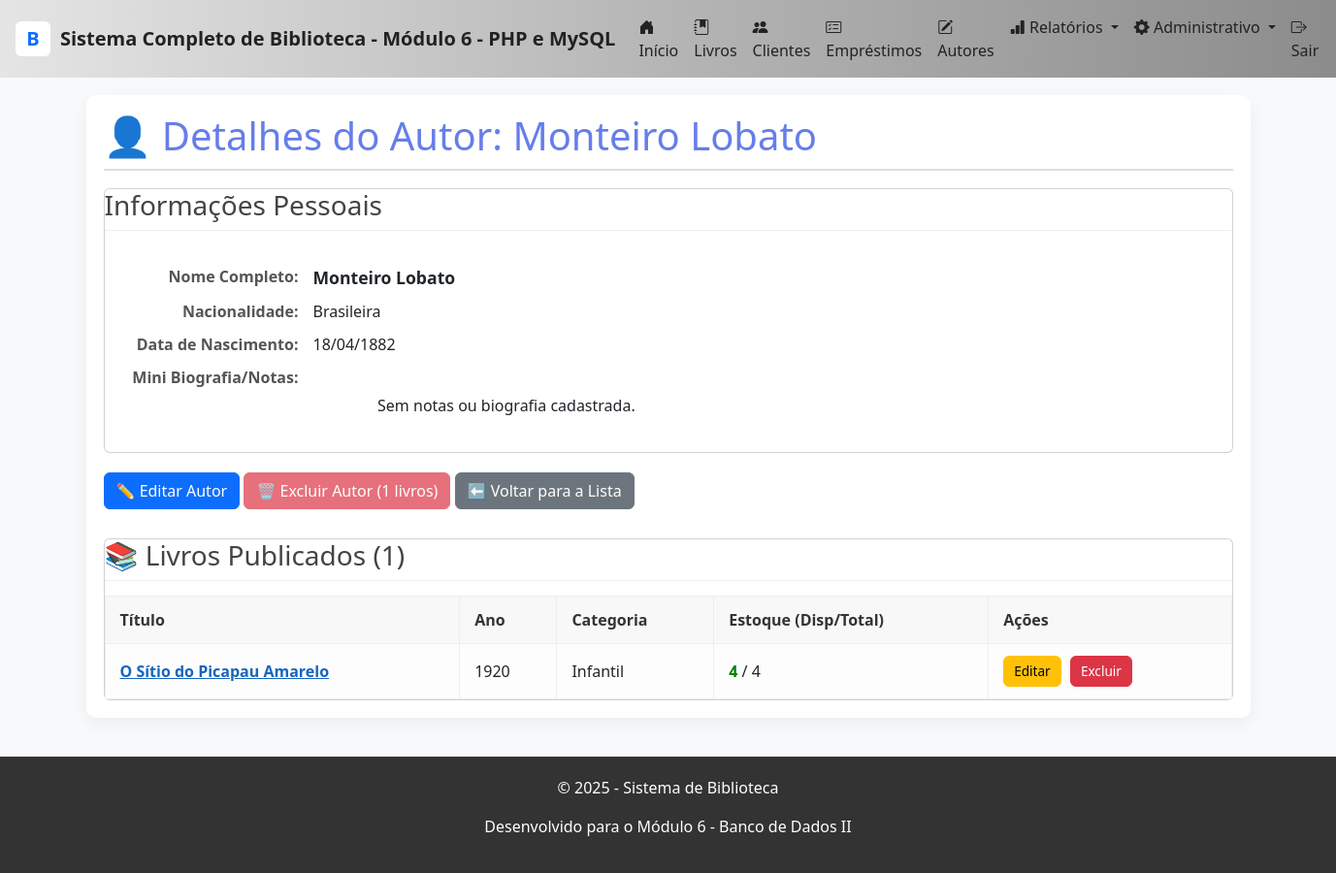
Screenshot of /autor_detalhes.php?id=10 with the database file from the repository.
### tables this page shows
CREATE TABLE `autores` (
  `id` int NOT NULL AUTO_INCREMENT,
  `nome` varchar(150) NOT NULL,
  `nacionalidade` varchar(50) DEFAULT NULL,
  `data_nascimento` date DEFAULT NULL,
  `biografia` text,
  `created_at` timestamp NOT NULL DEFAULT CURRENT_TIMESTAMP,
  `updated_at` timestamp NOT NULL DEFAULT CURRENT_TIMESTAMP ON UPDATE CURRENT_TIMESTAMP,
  PRIMARY KEY (`id`)
);

CREATE TABLE `livros` (
  `id` int NOT NULL AUTO_INCREMENT,
  `titulo` varchar(200) NOT NULL,
  `autor_id` int NOT NULL,
  `isbn` varchar(20) DEFAULT NULL,
  `ano_publicacao` year DEFAULT NULL,
  `editora` varchar(100) DEFAULT NULL,
  `numero_paginas` int DEFAULT NULL,
  `quantidade_total` int DEFAULT '1',
  `quantidade_disponivel` int DEFAULT '1',
  `categoria` varchar(50) DEFAULT NULL,
  `capa_imagem` varchar(255) DEFAULT NULL,
  `localizacao` varchar(50) DEFAULT NULL,
  `created_at` timestamp NOT NULL DEFAULT CURRENT_TIMESTAMP,
  `updated_at` timestamp NOT NULL DEFAULT CURRENT_TIMESTAMP ON UPDATE CURRENT_TIMESTAMP,
  PRIMARY KEY (`id`),
  UNIQUE KEY `isbn` (`isbn`),
  KEY `idx_titulo` (`titulo`),
  KEY `idx_autor` (`autor_id`),
  KEY `idx_isbn` (`isbn`),
  CONSTRAINT `livros_ibfk_1` FOREIGN KEY (`autor_id`) REFERENCES `autores` (`id`)
);

### includes/funcoes.php (called while the page is built, shortened)
<?php
function formatarData(string $data): string {
    return date('d/m/Y', strtotime($data));
}

### autor_detalhes.php (the view, shortened to what this page needs)
<?php
require_once __DIR__ . '/includes/funcoes.php';
require_once __DIR__ . '/includes/header.php';
$db = Database::getInstance();
$pdo = $db->getConnection();
$id = isset($_GET['id']) ? (int)$_GET['id'] : 0;
try {
    $sqlAutor = "SELECT * FROM autores WHERE id = :id";
    $stmtAutor = $pdo->prepare($sqlAutor);
    $stmtAutor->execute(['id' => $id]);
    $autor = $stmtAutor->fetch(PDO::FETCH_ASSOC);
    $sqlLivros = "SELECT * FROM livros WHERE autor_id = :id ORDER BY ano_publicacao DESC, titulo ASC";
    $stmtLivros = $pdo->prepare($sqlLivros);
    $stmtLivros->execute(['id' => $id]);
    $livros = $stmtLivros->fetchAll(PDO::FETCH_ASSOC);
    $totalLivros = count($livros);
?>
<h1 style="border-bottom: 2px solid #ddd; padding-bottom: 10px;">
    👤 Detalhes do Autor: <?= htmlspecialchars($autor['nome']) ?>
</h1>
<div class="card" style="margin-bottom: 20px;">
    <h3>Informações Pessoais</h3>
    <dl class="details-list">
        <dt>Nome Completo:</dt>
        <dd style="font-size: 1.1em; font-weight: bold;"><?= htmlspecialchars($autor['nome']) ?></dd>
        <dt>Nacionalidade:</dt>
        <dd><?= !empty($autor['nacionalidade']) ? htmlspecialchars($autor['nacionalidade']) : 'Não Informada' ?></dd>
        <dt>Data de Nascimento:</dt>
        <dd>
            <?php
                if (!empty($autor['data_nascimento']) && $autor['data_nascimento'] != '0000-00-00') {
                    echo formatarData($autor['data_nascimento']);
                } else {
                    echo 'Não Informada';
                }
            ?>
        </dd>
        <dt>Mini Biografia/Notas:</dt>
        <dd>
            <p style="white-space: pre-wrap; margin-top: 5px;">
                <?= !empty($autor['biografia']) ? htmlspecialchars($autor['biografia']) : 'Sem notas ou biografia cadastrada.' ?>
            </p>
        </dd>
    </dl>
</div>
<div class="actions" style="margin-bottom: 30px;">
    <a href="autor_editar.php?id=<?= $autor['id'] ?>" class="btn btn-primary">
        ✏️ Editar Autor
    </a>
    <?php if ($totalLivros == 0): ?>
        <a href="autor_excluir.php?id=<?= $autor['id'] ?>" class="btn btn-danger">
            🗑️ Excluir Autor
        </a>
    <?php else: ?>
        <button class="btn btn-danger" disabled title="Exclua os <?= $totalLivros ?> livros deste autor primeiro." style="opacity: 0.7;">
            🗑️ Excluir Autor (<?= $totalLivros ?> livros)
        </button>
    <?php endif; ?>
    <a href="autores.php" class="btn btn-secondary">
        ⬅️ Voltar para a Lista
    </a>
</div>
<div class="card">
    <h3>📚 Livros Publicados (<?= $totalLivros ?>)</h3>
    <?php if ($totalLivros > 0): ?>
        <table class="table-striped">
            <thead>
                <tr>
                    <th>Título</th>
                    <th>Ano</th>
                    <th>Categoria</th>
                    <th>Estoque (Disp/Total)</th>
                    <th>Ações</th>
                </tr>
            </thead>
            <tbody>
                <?php foreach ($livros as $livro): ?>
                <tr>
                    <td>
                        <a href="livro_detalhes.php?id=<?= $livro['id'] ?>" style="font-weight: bold; color: #1565C0;">
                            <?= htmlspecialchars($livro['titulo']) ?>
                        </a>
                    </td>
                    <td><?= htmlspecialchars($livro['ano_publicacao']) ?? 'N/A' ?></td>
                    <td><?= htmlspecialchars($livro['categoria']) ?? 'N/A' ?></td>
                    <td>
                        <span style="color: <?= ($livro['quantidade_disponivel'] > 0) ? 'green' : 'red' ?>; font-weight: bold;">
                            <?= $livro['quantidade_disponivel'] ?>
                        </span>
                        / <?= $livro['quantidade_total'] ?>
                    </td>
                    <td>
                        <a href="livro_editar.php?id=<?= $livro['id'] ?>" class="btn btn-warning btn-small">Editar</a>
                        <a href="livro_excluir.php?id=<?= $livro['id'] ?>" class="btn btn-danger btn-small">Excluir</a>
                    </td>
                </tr>
                <?php endforeach; ?>
            </tbody>
        </table>
    <?php else: ?>
        <div class="alert alert-info">
            Nenhum livro cadastrado para este autor. Você pode <a href="livro_novo.php" style="color: #0c5460; text-decoration: underline;">adicionar um novo livro</a> agora.
        </div>
    <?php endif; ?>
</div>
<?php
} catch (PDOException $e) {
    exibirMensagem('erro', '❌ Erro ao buscar detalhes do autor: ' . $e->getMessage());
}
require_once 'includes/footer.php';
?>

### includes/header.php (style rules this page uses)
body { background:#f8f9fa; font-family: "Segoe UI", Tahoma, sans-serif; }
h1 { color:#667eea; border-bottom:3px solid rgba(102,126,234,0.12); padding-bottom:8px; margin-bottom:18px; }

### autor_detalhes.php (style rules this page uses)
.details-list { display: grid; grid-template-columns: 200px 1fr; gap: 10px 15px; margin: 20px 0; }
.details-list dt { font-weight: bold; color: #555; grid-column: 1 / 2; text-align: right; }
.details-list dd { margin: 0; grid-column: 2 / 3; word-break: break-word; }
.card h3 { border-bottom: 1px solid #eee; padding-bottom: 8px; margin-bottom: 15px; color: #444; }
.table-striped { width: 100%; border-collapse: collapse; }
.table-striped th, .table-striped td { padding: 12px 15px; border: 1px solid #eee; text-align: left; }
.table-striped th { background-color: #f8f8f8; color: #333; }
.table-striped tbody tr:nth-child(odd) { background-color: #fdfdfd; }
.btn-small { padding: 5px 10px; font-size: 0.85em; margin-right: 5px; }

### rows the page displays
autores: nome "Monteiro Lobato", nacionalidade "Brasileira", data_nascimento "18/04/1882"
livros: titulo "O Sítio do Picapau Amarelo", ano_publicacao "1920", categoria "Infantil", quantidade_disponivel "4", quantidade_total "4"

### other values shown
NOME_BIBLIOTECA "Sistema Completo de Biblioteca - Módulo 6 - PHP e MySQL"
$totalLivros "1"
